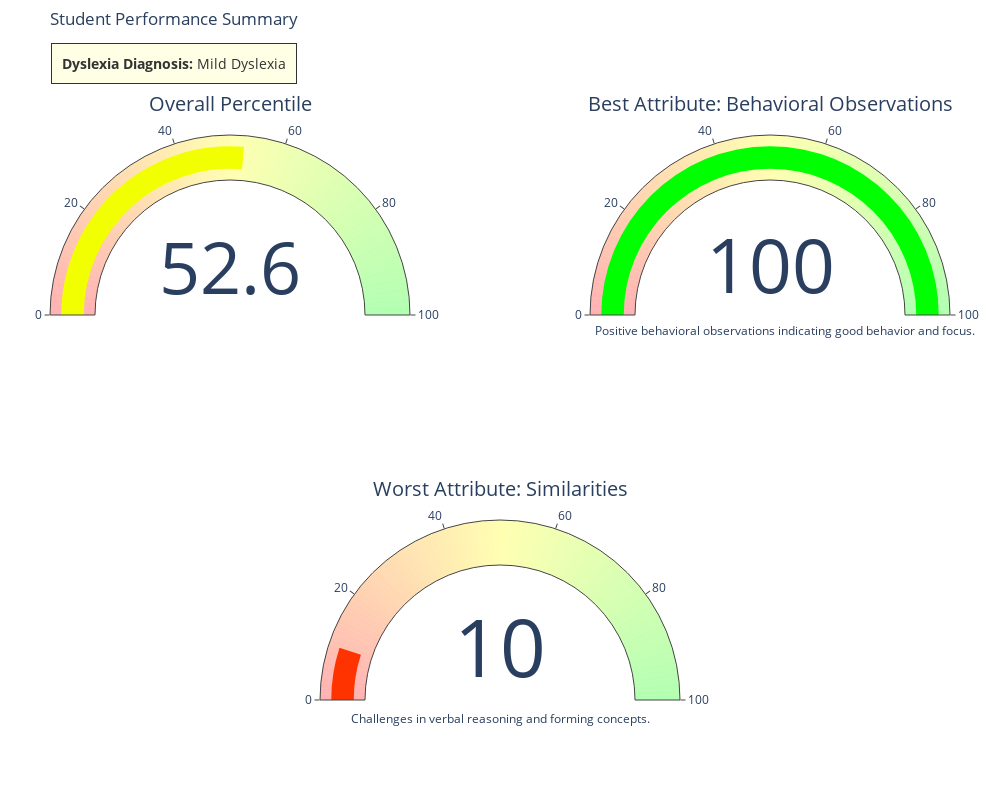

Write notebook code for a chart like this one.
### Code cell
# Ensure all data is numeric
for column in Data.columns:
    Data[column] = pd.to_numeric(Data[column], errors='coerce')

# Example new data point for prediction
new_student = np.array([[10, 20, 30, 40, 50, 60, 70, 80, 90, 10, 20, 30, 40, 50, 60, 70, 80, 90, 100]])

# Predict the class for the new student
new_prediction = best_pipeline.predict(new_student)

# Mapping of prediction to descriptive labels
dyslexia_labels = {0: 'No Dyslexia', 1: 'Mild Dyslexia', 2: 'Severe Dyslexia'}
prediction_label = dyslexia_labels[new_prediction[0]]

# Calculate the overall percentile (mean of all percentiles for the student)
overall_percentile = np.mean(new_student)

# Identify the best and worst attributes
best_attribute_index = np.argmax(new_student)
worst_attribute_index = np.argmin(new_student)

# Calculate the percentile rank for the best and worst attributes
best_attribute_percentile = new_student[0, best_attribute_index]
worst_attribute_percentile = new_student[0, worst_attribute_index]

# Attribute names
attribute_names = [
    'Similarities', 'Vocabulary', 'Comprehension', 'Block Design', 'Visual Puzzles',
    'Matrix Reasoning', 'Figure Weights', 'Digit Span', 'Picture Span', 'Coding',
    'Symbol Search', 'Phonological Processing', 'Word Decoding', 'Reading Fluency',
    'Reading Comprehension', 'Expressive Vocabulary', 'Receptive Vocabulary',
    'Teacher Reports', 'Behavioral Observations'
]

# Define attribute descriptions and their implications
attribute_descriptions = {
    'Similarities': {
        'description': 'Measures verbal reasoning and concept formation.',
        'positive': 'Strong skills in verbal reasoning and forming concepts.',
        'negative': 'Challenges in verbal reasoning and forming concepts.'
    },
    'Vocabulary': {
        'description': 'Assesses word knowledge and verbal concept formation.',
        'positive': 'Rich vocabulary and strong word knowledge.',
        'negative': 'Limited vocabulary and struggles with word knowledge.'
    },
    'Comprehension': {
        'description': 'Evaluates understanding of social situations and common sense.',
        'positive': 'Good understanding of social situations and common sense.',
        'negative': 'Difficulty understanding social situations and common sense.'
    },
    'Block Design': {
        'description': 'Tests spatial visualization and problem-solving skills.',
        'positive': 'Strong spatial visualization and problem-solving skills.',
        'negative': 'Challenges with spatial visualization and problem-solving.'
    },
    'Visual Puzzles': {
        'description': 'Measures nonverbal reasoning and problem-solving ability.',
        'positive': 'Excellent nonverbal reasoning and problem-solving abilities.',
        'negative': 'Struggles with nonverbal reasoning and problem-solving.'
    },
    'Matrix Reasoning': {
        'description': 'Assesses visual-spatial reasoning and fluid intelligence.',
        'positive': 'Strong visual-spatial reasoning and fluid intelligence.',
        'negative': 'Difficulty with visual-spatial reasoning and fluid intelligence.'
    },
    'Figure Weights': {
        'description': 'Tests quantitative reasoning and visual-perceptual skills.',
        'positive': 'Good quantitative reasoning and visual-perceptual skills.',
        'negative': 'Challenges in quantitative reasoning and visual-perceptual skills.'
    },
    'Digit Span': {
        'description': 'Measures attention, concentration, and mental control.',
        'positive': 'Strong attention, concentration, and mental control.',
        'negative': 'Difficulty with attention, concentration, and mental control.'
    },
    'Picture Span': {
        'description': 'Evaluates visual working memory.',
        'positive': 'Strong visual working memory.',
        'negative': 'Weak visual working memory.'
    },
    'Coding': {
        'description': 'Tests processing speed and short-term visual memory.',
        'positive': 'Fast processing speed and good short-term visual memory.',
        'negative': 'Slow processing speed and poor short-term visual memory.'
    },
    'Symbol Search': {
        'description': 'Measures processing speed and visual-motor coordination.',
        'positive': 'Strong processing speed and visual-motor coordination.',
        'negative': 'Challenges with processing speed and visual-motor coordination.'
    },
    'Phonological Processing': {
        'description': 'Assesses phonemic awareness, a key skill for reading.',
        'positive': 'Good phonemic awareness, aiding in reading skills.',
        'negative': 'Weak phonemic awareness, hindering reading skills.'
    },
    'Word Decoding': {
        'description': 'Tests ability to decode written words, essential for reading.',
        'positive': 'Strong word decoding skills, essential for reading.',
        'negative': 'Poor word decoding skills, affecting reading ability.'
    },
    'Reading Fluency': {
        'description': 'Measures speed and accuracy of reading aloud.',
        'positive': 'Fluent and accurate reading aloud.',
        'negative': 'Slow and inaccurate reading aloud.'
    },
    'Reading Comprehension': {
        'description': 'Assesses understanding of written text.',
        'positive': 'Good understanding of written text.',
        'negative': 'Difficulty understanding written text.'
    },
    'Expressive Vocabulary': {
        'description': 'Evaluates ability to use words to convey meaning.',
        'positive': 'Strong ability to use words effectively.',
        'negative': 'Challenges in using words to convey meaning.'
    },
    'Receptive Vocabulary': {
        'description': 'Measures understanding of spoken words.',
        'positive': 'Good understanding of spoken words.',
        'negative': 'Poor understanding of spoken words.'
    },
    'Teacher Reports': {
        'description': 'Observations from teachers regarding student behavior and performance.',
        'positive': 'Positive teacher reports indicating good behavior and performance.',
        'negative': 'Negative teacher reports indicating issues with behavior and performance.'
    },
    'Behavioral Observations': {
        'description': 'General behavioral observations during testing.',
        'positive': 'Positive behavioral observations indicating good behavior and focus.',
        'negative': 'Negative behavioral observations indicating issues with behavior and focus.'
    }
}

# Best and worst attributes
best_attribute = attribute_names[best_attribute_index]
worst_attribute = attribute_names[worst_attribute_index]

best_attribute_description = attribute_descriptions[best_attribute]['positive']
worst_attribute_description = attribute_descriptions[worst_attribute]['negative']

import plotly.graph_objects as go

# Function to determine the color based on the percentile
def get_color(value):
    if value < 50:
        return f"rgb({255}, {int((value / 50) * 255)}, 0)"
    else:
        return f"rgb({int((1 - (value - 50) / 50) * 255)}, 255, 0)"

# Data for displaying results
result_text = f"Prediction: {prediction_label}<br>Overall Percentile: {overall_percentile:.2f}"
best_text = f"Best Attribute: {best_attribute} (Percentile: {best_attribute_percentile:.2f})"
best_desc = best_attribute_description
worst_text = f"Worst Attribute: {worst_attribute} (Percentile: {worst_attribute_percentile:.2f})"
worst_desc = worst_attribute_description

# Create a radial gauge for percentiles
fig = go.Figure()

# Create a continuous color gradient from red to green with less opacity
gradient_steps = []
for i in range(100):
    if i < 50:
        color = f"rgba({255}, {int((i / 50) * 255)}, 0, 0.3)"  # Adjust opacity to 0.3
    else:
        color = f"rgba({int((1 - (i - 50) / 50) * 255)}, 255, 0, 0.3)"  # Adjust opacity to 0.3
    gradient_steps.append({'range': [i, i + 1], 'color': color})

# Overall Percentile Gauge
fig.add_trace(go.Indicator(
    mode="gauge+number",
    value=overall_percentile,
    title={'text': "Overall Percentile"},
    gauge={
        'axis': {'range': [0, 100]},
        'bar': {'color': get_color(overall_percentile)},
        'steps': gradient_steps
    },
    domain={'x': [0, 0.4], 'y': [0.5, 1]}
))

# Best Attribute Gauge
fig.add_trace(go.Indicator(
    mode="gauge+number",
    value=best_attribute_percentile,
    title={'text': f"Best Attribute: {best_attribute}"},
    gauge={
        'axis': {'range': [0, 100]},
        'bar': {'color': get_color(best_attribute_percentile)},
        'steps': gradient_steps
    },
    domain={'x': [0.6, 1], 'y': [0.5, 1]}
))

# Worst Attribute Gauge
fig.add_trace(go.Indicator(
    mode="gauge+number",
    value=worst_attribute_percentile,
    title={'text': f"Worst Attribute: {worst_attribute}"},
    gauge={
        'axis': {'range': [0, 100]},
        'bar': {'color': get_color(worst_attribute_percentile)},
        'steps': gradient_steps
    },
    domain={'x': [0.3, 0.7], 'y': [0, 0.4]}
))

fig.add_annotation(
    x=1.03, y=0.6,
    text=best_desc,
    showarrow=False,
    font=dict(size=12),
    align="center"
)

fig.add_annotation(
    x=0.5, y=0.03,
    text=worst_desc,
    showarrow=False,
    font=dict(size=12),
    align="center"
)

# Update layout
fig.update_layout(
    title='Student Performance Summary',
    autosize=False,
    width=1000,
    height=800,
    margin=dict(l=50, r=50, b=50, t=50),
)
fig.add_annotation(
    x=0.001, y=1.01,
    text=f"<b>Dyslexia Diagnosis:</b> {prediction_label}",
    showarrow=False,
    font=dict(size=14, color="black"),
    align="center",
    xref="paper",
    yref="paper",
    bordercolor="black",
    borderwidth=1,
    borderpad=10,
    bgcolor="lightyellow",
    opacity=0.8
)
# Show the plot
fig.show()
print(f"Prediction: {prediction_label}")
print(f"Overall Percentile: {overall_percentile:.2f}")
print(f"Best Attribute: {best_attribute} (Percentile: {best_attribute_percentile}) - {best_attribute_description}")
print(f"Worst Attribute: {worst_attribute} (Percentile: {worst_attribute_percentile}) - {worst_attribute_description}")

### Figure 1 — Plotly figure (JSON) as saved in the notebook; plotly's stock layout.template omitted (floating-point values rounded to 4 significant figures)
{"data": [{"domain": {"x": [0, 0.4], "y": [0.5, 1]}, "gauge": {"axis": {"range": [0, 100]}, "bar": {"color": "rgb(241, 255, 0)"}, "steps": [{"color": "rgba(255, 0, 0, 0.3)", "range": [0, 1]}, {"color": "rgba(255, 5, 0, 0.3)", "range": [1, 2]}, {"color": "rgba(255, 10, 0, 0.3)", "range": [2, 3]}, {"color": "rgba(255, 15, 0, 0.3)", "range": [3, 4]}, {"color": "rgba(255, 20, 0, 0.3)", "range": [4, 5]}, {"color": "rgba(255, 25, 0, 0.3)", "range": [5, 6]}, {"color": "rgba(255, 30, 0, 0.3)", "range": [6, 7]}, {"color": "rgba(255, 35, 0, 0.3)", "range": [7, 8]}, {"color": "rgba(255, 40, 0, 0.3)", "range": [8, 9]}, {"color": "rgba(255, 45, 0, 0.3)", "range": [9, 10]}, {"color": "rgba(255, 51, 0, 0.3)", "range": [10, 11]}, {"color": "rgba(255, 56, 0, 0.3)", "range": [11, 12]}, {"color": "rgba(255, 61, 0, 0.3)", "range": [12, 13]}, {"color": "rgba(255, 66, 0, 0.3)", "range": [13, 14]}, {"color": "rgba(255, 71, 0, 0.3)", "range": [14, 15]}, {"color": "rgba(255, 76, 0, 0.3)", "range": [15, 16]}, {"color": "rgba(255, 81, 0, 0.3)", "range": [16, 17]}, {"color": "rgba(255, 86, 0, 0.3)", "range": [17, 18]}, {"color": "rgba(255, 91, 0, 0.3)", "range": [18, 19]}, {"color": "rgba(255, 96, 0, 0.3)", "range": [19, 20]}, {"color": "rgba(255, 102, 0, 0.3)", "range": [20, 21]}, {"color": "rgba(255, 107, 0, 0.3)", "range": [21, 22]}, {"color": "rgba(255, 112, 0, 0.3)", "range": [22, 23]}, {"color": "rgba(255, 117, 0, 0.3)", "range": [23, 24]}, {"color": "rgba(255, 122, 0, 0.3)", "range": [24, 25]}, {"color": "rgba(255, 127, 0, 0.3)", "range": [25, 26]}, {"color": "rgba(255, 132, 0, 0.3)", "range": [26, 27]}, {"color": "rgba(255, 137, 0, 0.3)", "range": [27, 28]}, {"color": "rgba(255, 142, 0, 0.3)", "range": [28, 29]}, {"color": "rgba(255, 147, 0, 0.3)", "range": [29, 30]}, {"color": "rgba(255, 153, 0, 0.3)", "range": [30, 31]}, {"color": "rgba(255, 158, 0, 0.3)", "range": [31, 32]}, {"color": "rgba(255, 163, 0, 0.3)", "range": [32, 33]}, {"color": "rgba(255, 168, 0, 0.3)", "range": [33, 34]}, {"color": "rgba(255, 173, 0, 0.3)", "range": [34, 35]}, {"color": "rgba(255, 178, 0, 0.3)", "range": [35, 36]}, {"color": "rgba(255, 183, 0, 0.3)", "range": [36, 37]}, {"color": "rgba(255, 188, 0, 0.3)", "range": [37, 38]}, {"color": "rgba(255, 193, 0, 0.3)", "range": [38, 39]}, {"color": "rgba(255, 198, 0, 0.3)", "range": [39, 40]}, {"color": "rgba(255, 204, 0, 0.3)", "range": [40, 41]}, {"color": "rgba(255, 209, 0, 0.3)", "range": [41, 42]}, {"color": "rgba(255, 214, 0, 0.3)", "range": [42, 43]}, {"color": "rgba(255, 219, 0, 0.3)", "range": [43, 44]}, {"color": "rgba(255, 224, 0, 0.3)", "range": [44, 45]}, {"color": "rgba(255, 229, 0, 0.3)", "range": [45, 46]}, {"color": "rgba(255, 234, 0, 0.3)", "range": [46, 47]}, {"color": "rgba(255, 239, 0, 0.3)", "range": [47, 48]}, {"color": "rgba(255, 244, 0, 0.3)", "range": [48, 49]}, {"color": "rgba(255, 249, 0, 0.3)", "range": [49, 50]}, {"color": "rgba(255, 255, 0, 0.3)", "range": [50, 51]}, {"color": "rgba(249, 255, 0, 0.3)", "range": [51, 52]}, {"color": "rgba(244, 255, 0, 0.3)", "range": [52, 53]}, {"color": "rgba(239, 255, 0, 0.3)", "range": [53, 54]}, {"color": "rgba(234, 255, 0, 0.3)", "range": [54, 55]}, {"color": "rgba(229, 255, 0, 0.3)", "range": [55, 56]}, {"color": "rgba(224, 255, 0, 0.3)", "range": [56, 57]}, {"color": "rgba(219, 255, 0, 0.3)", "range": [57, 58]}, {"color": "rgba(214, 255, 0, 0.3)", "range": [58, 59]}, {"color": "rgba(209, 255, 0, 0.3)", "range": [59, 60]}, {"color": "rgba(204, 255, 0, 0.3)", "range": [60, 61]}, {"color": "rgba(198, 255, 0, 0.3)", "range": [61, 62]}, {"color": "rgba(193, 255, 0, 0.3)", "range": [62, 63]}, {"color": "rgba(188, 255, 0, 0.3)", "range": [63, 64]}, {"color": "rgba(183, 255, 0, 0.3)", "range": [64, 65]}, {"color": "rgba(178, 255, 0, 0.3)", "range": [65, 66]}, {"color": "rgba(173, 255, 0, 0.3)", "range": [66, 67]}, {"color": "rgba(168, 255, 0, 0.3)", "range": [67, 68]}, {"color": "rgba(163, 255, 0, 0.3)", "range": [68, 69]}, {"color": "rgba(158, 255, 0, 0.3)", "range": [69, 70]}, {"color": "rgba(153, 255, 0, 0.3)", "range": [70, 71]}, {"color": "rgba(147, 255, 0, 0.3)", "range": [71, 72]}, {"color": "rgba(142, 255, 0, 0.3)", "range": [72, 73]}, {"color": "rgba(137, 255, 0, 0.3)", "range": [73, 74]}, {"color": "rgba(132, 255, 0, 0.3)", "range": [74, 75]}, {"color": "rgba(127, 255, 0, 0.3)", "range": [75, 76]}, {"color": "rgba(122, 255, 0, 0.3)", "range": [76, 77]}, {"color": "rgba(117, 255, 0, 0.3)", "range": [77, 78]}, {"color": "rgba(112, 255, 0, 0.3)", "range": [78, 79]}, {"color": "rgba(107, 255, 0, 0.3)", "range": [79, 80]}, {"color": "rgba(102, 255, 0, 0.3)", "range": [80, 81]}, {"color": "rgba(96, 255, 0, 0.3)", "range": [81, 82]}, {"color": "rgba(91, 255, 0, 0.3)", "range": [82, 83]}, {"color": "rgba(86, 255, 0, 0.3)", "range": [83, 84]}, {"color": "rgba(81, 255, 0, 0.3)", "range": [84, 85]}, {"color": "rgba(76, 255, 0, 0.3)", "range": [85, 86]}, {"color": "rgba(71, 255, 0, 0.3)", "range": [86, 87]}, {"color": "rgba(66, 255, 0, 0.3)", "range": [87, 88]}, {"color": "rgba(61, 255, 0, 0.3)", "range": [88, 89]}, {"color": "rgba(56, 255, 0, 0.3)", "range": [89, 90]}, {"color": "rgba(50, 255, 0, 0.3)", "range": [90, 91]}, {"color": "rgba(45, 255, 0, 0.3)", "range": [91, 92]}, {"color": "rgba(40, 255, 0, 0.3)", "range": [92, 93]}, {"color": "rgba(35, 255, 0, 0.3)", "range": [93, 94]}, {"color": "rgba(30, 255, 0, 0.3)", "range": [94, 95]}, {"color": "rgba(25, 255, 0, 0.3)", "range": [95, 96]}, {"color": "rgba(20, 255, 0, 0.3)", "range": [96, 97]}, {"color": "rgba(15, 255, 0, 0.3)", "range": [97, 98]}, {"color": "rgba(10, 255, 0, 0.3)", "range": [98, 99]}, {"color": "rgba(5, 255, 0, 0.3)", "range": [99, 100]}]}, "mode": "gauge+number", "title": {"text": "Overall Percentile"}, "type": "indicator", "value": 52.63}, {"domain": {"x": [0.6, 1], "y": [0.5, 1]}, "gauge": {"axis": {"range": [0, 100]}, "bar": {"color": "rgb(0, 255, 0)"}, "steps": [{"color": "rgba(255, 0, 0, 0.3)", "range": [0, 1]}, {"color": "rgba(255, 5, 0, 0.3)", "range": [1, 2]}, {"color": "rgba(255, 10, 0, 0.3)", "range": [2, 3]}, {"color": "rgba(255, 15, 0, 0.3)", "range": [3, 4]}, {"color": "rgba(255, 20, 0, 0.3)", "range": [4, 5]}, {"color": "rgba(255, 25, 0, 0.3)", "range": [5, 6]}, {"color": "rgba(255, 30, 0, 0.3)", "range": [6, 7]}, {"color": "rgba(255, 35, 0, 0.3)", "range": [7, 8]}, {"color": "rgba(255, 40, 0, 0.3)", "range": [8, 9]}, {"color": "rgba(255, 45, 0, 0.3)", "range": [9, 10]}, {"color": "rgba(255, 51, 0, 0.3)", "range": [10, 11]}, {"color": "rgba(255, 56, 0, 0.3)", "range": [11, 12]}, {"color": "rgba(255, 61, 0, 0.3)", "range": [12, 13]}, {"color": "rgba(255, 66, 0, 0.3)", "range": [13, 14]}, {"color": "rgba(255, 71, 0, 0.3)", "range": [14, 15]}, {"color": "rgba(255, 76, 0, 0.3)", "range": [15, 16]}, {"color": "rgba(255, 81, 0, 0.3)", "range": [16, 17]}, {"color": "rgba(255, 86, 0, 0.3)", "range": [17, 18]}, {"color": "rgba(255, 91, 0, 0.3)", "range": [18, 19]}, {"color": "rgba(255, 96, 0, 0.3)", "range": [19, 20]}, {"color": "rgba(255, 102, 0, 0.3)", "range": [20, 21]}, {"color": "rgba(255, 107, 0, 0.3)", "range": [21, 22]}, {"color": "rgba(255, 112, 0, 0.3)", "range": [22, 23]}, {"color": "rgba(255, 117, 0, 0.3)", "range": [23, 24]}, {"color": "rgba(255, 122, 0, 0.3)", "range": [24, 25]}, {"color": "rgba(255, 127, 0, 0.3)", "range": [25, 26]}, {"color": "rgba(255, 132, 0, 0.3)", "range": [26, 27]}, {"color": "rgba(255, 137, 0, 0.3)", "range": [27, 28]}, {"color": "rgba(255, 142, 0, 0.3)", "range": [28, 29]}, {"color": "rgba(255, 147, 0, 0.3)", "range": [29, 30]}, {"color": "rgba(255, 153, 0, 0.3)", "range": [30, 31]}, {"color": "rgba(255, 158, 0, 0.3)", "range": [31, 32]}, {"color": "rgba(255, 163, 0, 0.3)", "range": [32, 33]}, {"color": "rgba(255, 168, 0, 0.3)", "range": [33, 34]}, {"color": "rgba(255, 173, 0, 0.3)", "range": [34, 35]}, {"color": "rgba(255, 178, 0, 0.3)", "range": [35, 36]}, {"color": "rgba(255, 183, 0, 0.3)", "range": [36, 37]}, {"color": "rgba(255, 188, 0, 0.3)", "range": [37, 38]}, {"color": "rgba(255, 193, 0, 0.3)", "range": [38, 39]}, {"color": "rgba(255, 198, 0, 0.3)", "range": [39, 40]}, {"color": "rgba(255, 204, 0, 0.3)", "range": [40, 41]}, {"color": "rgba(255, 209, 0, 0.3)", "range": [41, 42]}, {"color": "rgba(255, 214, 0, 0.3)", "range": [42, 43]}, {"color": "rgba(255, 219, 0, 0.3)", "range": [43, 44]}, {"color": "rgba(255, 224, 0, 0.3)", "range": [44, 45]}, {"color": "rgba(255, 229, 0, 0.3)", "range": [45, 46]}, {"color": "rgba(255, 234, 0, 0.3)", "range": [46, 47]}, {"color": "rgba(255, 239, 0, 0.3)", "range": [47, 48]}, {"color": "rgba(255, 244, 0, 0.3)", "range": [48, 49]}, {"color": "rgba(255, 249, 0, 0.3)", "range": [49, 50]}, {"color": "rgba(255, 255, 0, 0.3)", "range": [50, 51]}, {"color": "rgba(249, 255, 0, 0.3)", "range": [51, 52]}, {"color": "rgba(244, 255, 0, 0.3)", "range": [52, 53]}, {"color": "rgba(239, 255, 0, 0.3)", "range": [53, 54]}, {"color": "rgba(234, 255, 0, 0.3)", "range": [54, 55]}, {"color": "rgba(229, 255, 0, 0.3)", "range": [55, 56]}, {"color": "rgba(224, 255, 0, 0.3)", "range": [56, 57]}, {"color": "rgba(219, 255, 0, 0.3)", "range": [57, 58]}, {"color": "rgba(214, 255, 0, 0.3)", "range": [58, 59]}, {"color": "rgba(209, 255, 0, 0.3)", "range": [59, 60]}, {"color": "rgba(204, 255, 0, 0.3)", "range": [60, 61]}, {"color": "rgba(198, 255, 0, 0.3)", "range": [61, 62]}, {"color": "rgba(193, 255, 0, 0.3)", "range": [62, 63]}, {"color": "rgba(188, 255, 0, 0.3)", "range": [63, 64]}, {"color": "rgba(183, 255, 0, 0.3)", "range": [64, 65]}, {"color": "rgba(178, 255, 0, 0.3)", "range": [65, 66]}, {"color": "rgba(173, 255, 0, 0.3)", "range": [66, 67]}, {"color": "rgba(168, 255, 0, 0.3)", "range": [67, 68]}, {"color": "rgba(163, 255, 0, 0.3)", "range": [68, 69]}, {"color": "rgba(158, 255, 0, 0.3)", "range": [69, 70]}, {"color": "rgba(153, 255, 0, 0.3)", "range": [70, 71]}, {"color": "rgba(147, 255, 0, 0.3)", "range": [71, 72]}, {"color": "rgba(142, 255, 0, 0.3)", "range": [72, 73]}, {"color": "rgba(137, 255, 0, 0.3)", "range": [73, 74]}, {"color": "rgba(132, 255, 0, 0.3)", "range": [74, 75]}, {"color": "rgba(127, 255, 0, 0.3)", "range": [75, 76]}, {"color": "rgba(122, 255, 0, 0.3)", "range": [76, 77]}, {"color": "rgba(117, 255, 0, 0.3)", "range": [77, 78]}, {"color": "rgba(112, 255, 0, 0.3)", "range": [78, 79]}, {"color": "rgba(107, 255, 0, 0.3)", "range": [79, 80]}, {"color": "rgba(102, 255, 0, 0.3)", "range": [80, 81]}, {"color": "rgba(96, 255, 0, 0.3)", "range": [81, 82]}, {"color": "rgba(91, 255, 0, 0.3)", "range": [82, 83]}, {"color": "rgba(86, 255, 0, 0.3)", "range": [83, 84]}, {"color": "rgba(81, 255, 0, 0.3)", "range": [84, 85]}, {"color": "rgba(76, 255, 0, 0.3)", "range": [85, 86]}, {"color": "rgba(71, 255, 0, 0.3)", "range": [86, 87]}, {"color": "rgba(66, 255, 0, 0.3)", "range": [87, 88]}, {"color": "rgba(61, 255, 0, 0.3)", "range": [88, 89]}, {"color": "rgba(56, 255, 0, 0.3)", "range": [89, 90]}, {"color": "rgba(50, 255, 0, 0.3)", "range": [90, 91]}, {"color": "rgba(45, 255, 0, 0.3)", "range": [91, 92]}, {"color": "rgba(40, 255, 0, 0.3)", "range": [92, 93]}, {"color": "rgba(35, 255, 0, 0.3)", "range": [93, 94]}, {"color": "rgba(30, 255, 0, 0.3)", "range": [94, 95]}, {"color": "rgba(25, 255, 0, 0.3)", "range": [95, 96]}, {"color": "rgba(20, 255, 0, 0.3)", "range": [96, 97]}, {"color": "rgba(15, 255, 0, 0.3)", "range": [97, 98]}, {"color": "rgba(10, 255, 0, 0.3)", "range": [98, 99]}, {"color": "rgba(5, 255, 0, 0.3)", "range": [99, 100]}]}, "mode": "gauge+number", "title": {"text": "Best Attribute: Behavioral Observations"}, "type": "indicator", "value": 100}, {"domain": {"x": [0.3, 0.7], "y": [0, 0.4]}, "gauge": {"axis": {"range": [0, 100]}, "bar": {"color": "rgb(255, 51, 0)"}, "steps": [{"color": "rgba(255, 0, 0, 0.3)", "range": [0, 1]}, {"color": "rgba(255, 5, 0, 0.3)", "range": [1, 2]}, {"color": "rgba(255, 10, 0, 0.3)", "range": [2, 3]}, {"color": "rgba(255, 15, 0, 0.3)", "range": [3, 4]}, {"color": "rgba(255, 20, 0, 0.3)", "range": [4, 5]}, {"color": "rgba(255, 25, 0, 0.3)", "range": [5, 6]}, {"color": "rgba(255, 30, 0, 0.3)", "range": [6, 7]}, {"color": "rgba(255, 35, 0, 0.3)", "range": [7, 8]}, {"color": "rgba(255, 40, 0, 0.3)", "range": [8, 9]}, {"color": "rgba(255, 45, 0, 0.3)", "range": [9, 10]}, {"color": "rgba(255, 51, 0, 0.3)", "range": [10, 11]}, {"color": "rgba(255, 56, 0, 0.3)", "range": [11, 12]}, {"color": "rgba(255, 61, 0, 0.3)", "range": [12, 13]}, {"color": "rgba(255, 66, 0, 0.3)", "range": [13, 14]}, {"color": "rgba(255, 71, 0, 0.3)", "range": [14, 15]}, {"color": "rgba(255, 76, 0, 0.3)", "range": [15, 16]}, {"color": "rgba(255, 81, 0, 0.3)", "range": [16, 17]}, {"color": "rgba(255, 86, 0, 0.3)", "range": [17, 18]}, {"color": "rgba(255, 91, 0, 0.3)", "range": [18, 19]}, {"color": "rgba(255, 96, 0, 0.3)", "range": [19, 20]}, {"color": "rgba(255, 102, 0, 0.3)", "range": [20, 21]}, {"color": "rgba(255, 107, 0, 0.3)", "range": [21, 22]}, {"color": "rgba(255, 112, 0, 0.3)", "range": [22, 23]}, {"color": "rgba(255, 117, 0, 0.3)", "range": [23, 24]}, {"color": "rgba(255, 122, 0, 0.3)", "range": [24, 25]}, {"color": "rgba(255, 127, 0, 0.3)", "range": [25, 26]}, {"color": "rgba(255, 132, 0, 0.3)", "range": [26, 27]}, {"color": "rgba(255, 137, 0, 0.3)", "range": [27, 28]}, {"color": "rgba(255, 142, 0, 0.3)", "range": [28, 29]}, {"color": "rgba(255, 147, 0, 0.3)", "range": [29, 30]}, {"color": "rgba(255, 153, 0, 0.3)", "range": [30, 31]}, {"color": "rgba(255, 158, 0, 0.3)", "range": [31, 32]}, {"color": "rgba(255, 163, 0, 0.3)", "range": [32, 33]}, {"color": "rgba(255, 168, 0, 0.3)", "range": [33, 34]}, {"color": "rgba(255, 173, 0, 0.3)", "range": [34, 35]}, {"color": "rgba(255, 178, 0, 0.3)", "range": [35, 36]}, {"color": "rgba(255, 183, 0, 0.3)", "range": [36, 37]}, {"color": "rgba(255, 188, 0, 0.3)", "range": [37, 38]}, {"color": "rgba(255, 193, 0, 0.3)", "range": [38, 39]}, {"color": "rgba(255, 198, 0, 0.3)", "range": [39, 40]}, {"color": "rgba(255, 204, 0, 0.3)", "range": [40, 41]}, {"color": "rgba(255, 209, 0, 0.3)", "range": [41, 42]}, {"color": "rgba(255, 214, 0, 0.3)", "range": [42, 43]}, {"color": "rgba(255, 219, 0, 0.3)", "range": [43, 44]}, {"color": "rgba(255, 224, 0, 0.3)", "range": [44, 45]}, {"color": "rgba(255, 229, 0, 0.3)", "range": [45, 46]}, {"color": "rgba(255, 234, 0, 0.3)", "range": [46, 47]}, {"color": "rgba(255, 239, 0, 0.3)", "range": [47, 48]}, {"color": "rgba(255, 244, 0, 0.3)", "range": [48, 49]}, {"color": "rgba(255, 249, 0, 0.3)", "range": [49, 50]}, {"color": "rgba(255, 255, 0, 0.3)", "range": [50, 51]}, {"color": "rgba(249, 255, 0, 0.3)", "range": [51, 52]}, {"color": "rgba(244, 255, 0, 0.3)", "range": [52, 53]}, {"color": "rgba(239, 255, 0, 0.3)", "range": [53, 54]}, {"color": "rgba(234, 255, 0, 0.3)", "range": [54, 55]}, {"color": "rgba(229, 255, 0, 0.3)", "range": [55, 56]}, {"color": "rgba(224, 255, 0, 0.3)", "range": [56, 57]}, {"color": "rgba(219, 255, 0, 0.3)", "range": [57, 58]}, {"color": "rgba(214, 255, 0, 0.3)", "range": [58, 59]}, {"color": "rgba(209, 255, 0, 0.3)", "range": [59, 60]}, {"color": "rgba(204, 255, 0, 0.3)", "range": [60, 61]}, {"color": "rgba(198, 255, 0, 0.3)", "range": [61, 62]}, {"color": "rgba(193, 255, 0, 0.3)", "range": [62, 63]}, {"color": "rgba(188, 255, 0, 0.3)", "range": [63, 64]}, {"color": "rgba(183, 255, 0, 0.3)", "range": [64, 65]}, {"color": "rgba(178, 255, 0, 0.3)", "range": [65, 66]}, {"color": "rgba(173, 255, 0, 0.3)", "range": [66, 67]}, {"color": "rgba(168, 255, 0, 0.3)", "range": [67, 68]}, {"color": "rgba(163, 255, 0, 0.3)", "range": [68, 69]}, {"color": "rgba(158, 255, 0, 0.3)", "range": [69, 70]}, {"color": "rgba(153, 255, 0, 0.3)", "range": [70, 71]}, {"color": "rgba(147, 255, 0, 0.3)", "range": [71, 72]}, {"color": "rgba(142, 255, 0, 0.3)", "range": [72, 73]}, {"color": "rgba(137, 255, 0, 0.3)", "range": [73, 74]}, {"color": "rgba(132, 255, 0, 0.3)", "range": [74, 75]}, {"color": "rgba(127, 255, 0, 0.3)", "range": [75, 76]}, {"color": "rgba(122, 255, 0, 0.3)", "range": [76, 77]}, {"color": "rgba(117, 255, 0, 0.3)", "range": [77, 78]}, {"color": "rgba(112, 255, 0, 0.3)", "range": [78, 79]}, {"color": "rgba(107, 255, 0, 0.3)", "range": [79, 80]}, {"color": "rgba(102, 255, 0, 0.3)", "range": [80, 81]}, {"color": "rgba(96, 255, 0, 0.3)", "range": [81, 82]}, {"color": "rgba(91, 255, 0, 0.3)", "range": [82, 83]}, {"color": "rgba(86, 255, 0, 0.3)", "range": [83, 84]}, {"color": "rgba(81, 255, 0, 0.3)", "range": [84, 85]}, {"color": "rgba(76, 255, 0, 0.3)", "range": [85, 86]}, {"color": "rgba(71, 255, 0, 0.3)", "range": [86, 87]}, {"color": "rgba(66, 255, 0, 0.3)", "range": [87, 88]}, {"color": "rgba(61, 255, 0, 0.3)", "range": [88, 89]}, {"color": "rgba(56, 255, 0, 0.3)", "range": [89, 90]}, {"color": "rgba(50, 255, 0, 0.3)", "range": [90, 91]}, {"color": "rgba(45, 255, 0, 0.3)", "range": [91, 92]}, {"color": "rgba(40, 255, 0, 0.3)", "range": [92, 93]}, {"color": "rgba(35, 255, 0, 0.3)", "range": [93, 94]}, {"color": "rgba(30, 255, 0, 0.3)", "range": [94, 95]}, {"color": "rgba(25, 255, 0, 0.3)", "range": [95, 96]}, {"color": "rgba(20, 255, 0, 0.3)", "range": [96, 97]}, {"color": "rgba(15, 255, 0, 0.3)", "range": [97, 98]}, {"color": "rgba(10, 255, 0, 0.3)", "range": [98, 99]}, {"color": "rgba(5, 255, 0, 0.3)", "range": [99, 100]}]}, "mode": "gauge+number", "title": {"text": "Worst Attribute: Similarities"}, "type": "indicator", "value": 10}], "layout": {"annotations": [{"align": "center", "font": {"size": 12}, "showarrow": false, "text": "Positive behavioral observations indicating good behavior and focus.", "x": 1.03, "y": 0.6}, {"align": "center", "font": {"size": 12}, "showarrow": false, "text": "Challenges in verbal reasoning and forming concepts.", "x": 0.5, "y": 0.03}, {"align": "center", "bgcolor": "lightyellow", "bordercolor": "black", "borderpad": 10, "borderwidth": 1, "font": {"color": "black", "size": 14}, "opacity": 0.8, "showarrow": false, "text": "<b>Dyslexia Diagnosis:</b> Mild Dyslexia", "x": 0.001, "xref": "paper", "y": 1.01, "yref": "paper"}], "autosize": false, "height": 800, "margin": {"b": 50, "l": 50, "r": 50, "t": 50}, "title": {"text": "Student Performance Summary"}, "width": 1000}}
